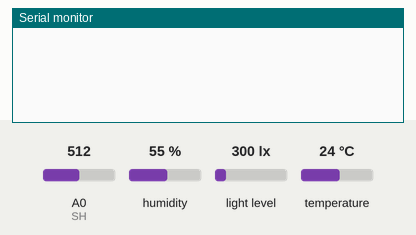
Simulated run of this sketch. Board: Arduino Uno, built with avr-gcc and run on an emulated ATmega328P. Shown: the last lines printed to the serial monitor. Wiring (inferred from the names in the program): DHT11 sensor: data pin 2; BH1750 light sensor at I2C address 0x23. The inputs (shaded band) are chosen by the test bench; at power-on: humidity 55 %, light level 300 lx, A0 (SH) = 512, temperature 24 °C.

Above: at 1.8 s.
1.9 s: humidity set to 22 %
At 4.0 s:
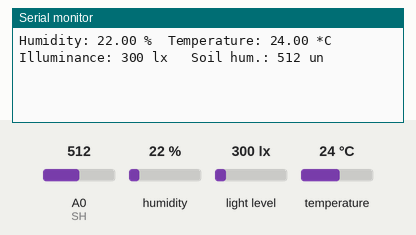
6.7 s: light level set to 40 lx
At 7.9 s:
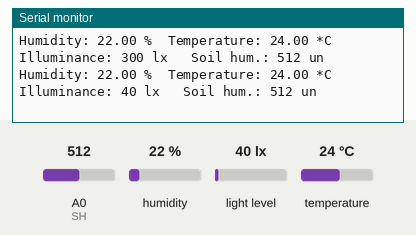
9.7 s: A0 (SH) set to 716
At 10.5 s:
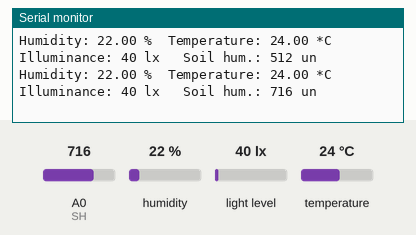
12.7 s: temperature set to 12 °C
At 15.4 s:
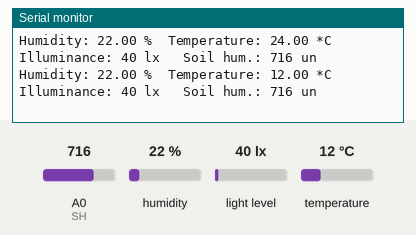
15.7 s: light level set to 500 lx
At 18.2 s:
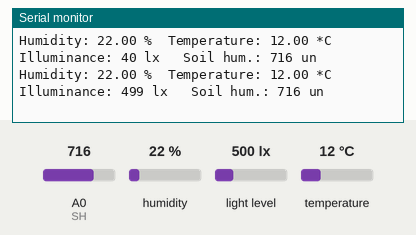
18.7 s: A0 (SH) set to 992
At 19.6 s:
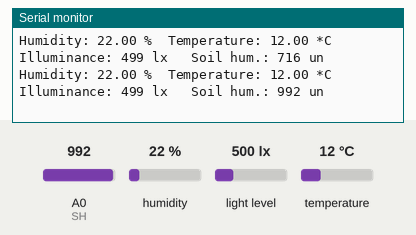
Timing chart, 0 to 21.7 s (numbered marks = the images above; inputs shaded):
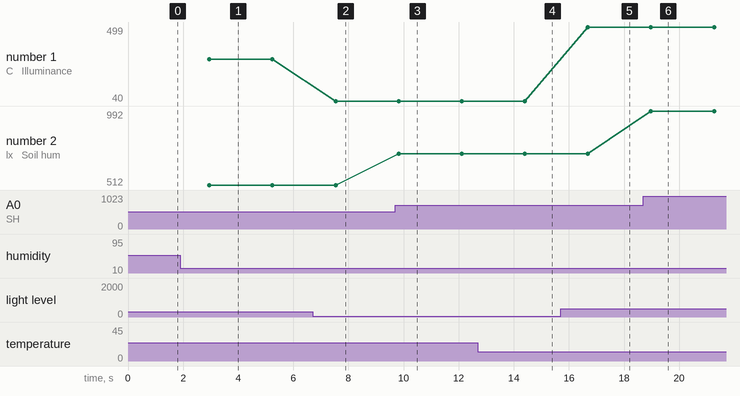

Measured:
- after the input at 1.9 s, the serial monitor: prints a new line after 1.0 s (image 1)
- after the input at 6.7 s, the serial monitor: prints a new line after 0.83 s (image 2)
- after the input at 9.7 s, the serial monitor: prints a new line after 0.12 s (image 3)
- after the input at 12.7 s, the serial monitor: prints a new line after 1.7 s (image 4)
- after the input at 15.7 s, the serial monitor: prints a new line after 0.99 s (image 5)
- after the input at 18.7 s, the serial monitor: prints a new line after 0.28 s (image 6)
- plotted number 1: 300 → 40 after the input at 6.7 s, 40 → 499 after the input at 15.7 s
- plotted number 2: 512 → 716 after the input at 9.7 s, 716 → 992 after the input at 18.7 s

The sketch:

LSaHSaSHS_01_research.ino
```cpp
/*
 * REFERENCES
 * http://blog.simtronyx.de/en/measurement-of-illuminance-with-a-bh1750fvi-breakout-board-gy-30-and-an-arduino-uno/
 * Adafruit sckecth example
 */

#include <Wire.h>
#include "DHT.h"

#define DHTTYPE DHT11
#define DHTPIN 2
#define SH A0

float h, t; //humidity and temperature variables
int sh; // soil humidity
float lum;//luminodity

int BH1750_address = 0x23; // i2c address of luxMeter
byte buff[2];

DHT dht(DHTPIN, DHTTYPE);

void setup() {
  pinMode(SH, INPUT);

  Serial.begin(9600);
  Wire.begin();
  BH1750_Init(BH1750_address); //set units

  lum = -1;
  if (BH1750_Read(BH1750_address) == 2) {
    lum = ((buff[0] << 8) | buff[1]) / 1.2;
  }

  delay(200);
  dht.begin();
  delay(200);
  h = dht.readHumidity(); // initial temperature & humidity tests for  verifiyng that the data is being received
  t = dht.readTemperature();
  sh = analogRead(SH);

  if ((isnan(t) || isnan(h)) && (lum != -1) && sh > 1005) {
    Serial.println("Failed to read from one of the sensors \n Going to loop{}");
  }

}


void loop() {
  delay(2000);
  h = dht.readHumidity();
  t = dht.readTemperature();
  lum = outputLux(BH1750_address); //get luminosity
  sh = analogRead(SH);

  Serial.print("Humidity: ");
  Serial.print(h);
  Serial.print(" %\t");
  Serial.print("Temperature: ");
  Serial.print(t);
  Serial.print(" *C \t");
  Serial.print("Illuminance: ");
  Serial.print((int)lum);
  Serial.print(" lx \t");
  Serial.print("Soil hum.: ");
  Serial.print(sh);
  Serial.print(" un\n");
}
void BH1750_Init(int address) {

  Wire.beginTransmission(address);
  Wire.write(0x10); // 1 [lux] set units to lux
  Wire.endTransmission();
}

byte BH1750_Read(int address) {

  byte i = 0;
  Wire.beginTransmission(address);
  Wire.requestFrom(address, 2);
  while (Wire.available()) {
    buff[i] = Wire.read();
    i++;
  }
  Wire.endTransmission();
  return i;
}

float outputLux(int address) {
  float lux;
  if (BH1750_Read(address) == 2) {
    lux = ((buff[0] << 8) | buff[1]) / 1.2;

    return lux;
  }
  else return lux;
}
```
